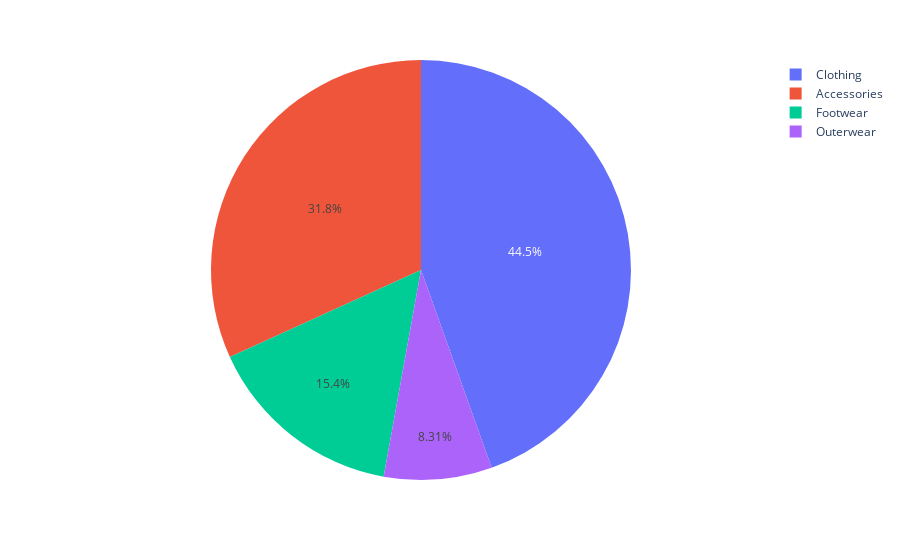

Write notebook code for a chart like this one.
### Code cell
px.pie(df, names='Category')

### Figure 1 — Plotly figure (JSON) as saved in the notebook; plotly's stock layout.template omitted (floating-point values rounded to 4 significant figures; data arrays with more than 128 entries replaced by an {"elided": "..."} marker saying what was removed)
{"data": [{"domain": {"x": [0, 1], "y": [0, 1]}, "hovertemplate": "Category=%{label}<extra></extra>", "labels": {"elided": "3900 str values"}, "legendgroup": "", "name": "", "showlegend": true, "type": "pie"}], "layout": {"legend": {"tracegroupgap": 0}, "margin": {"t": 60}}}
